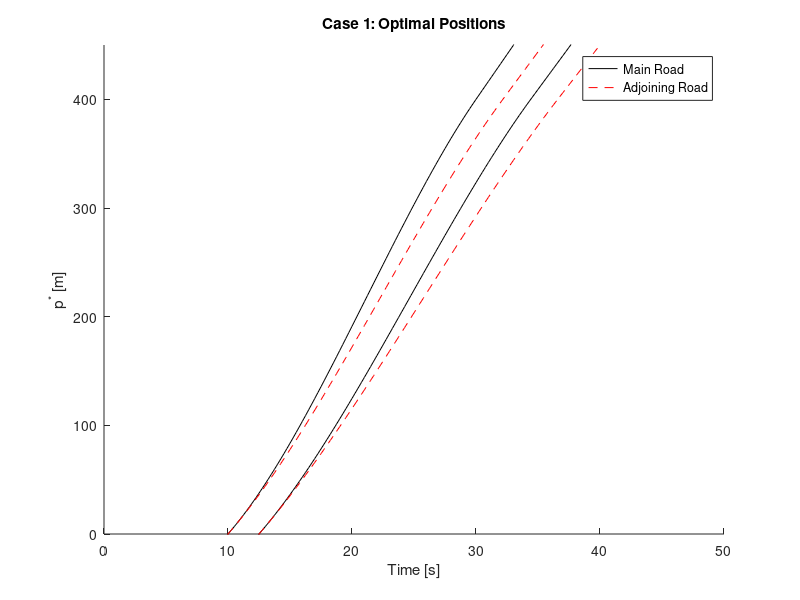
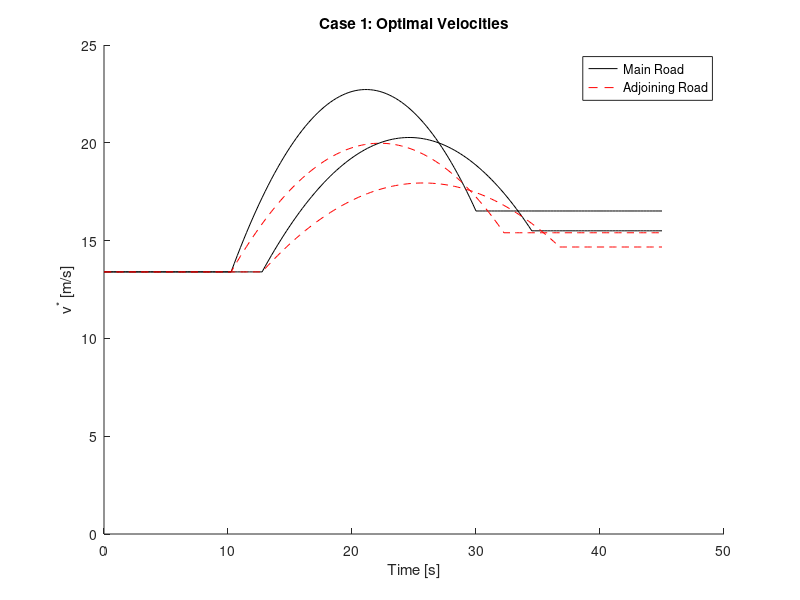
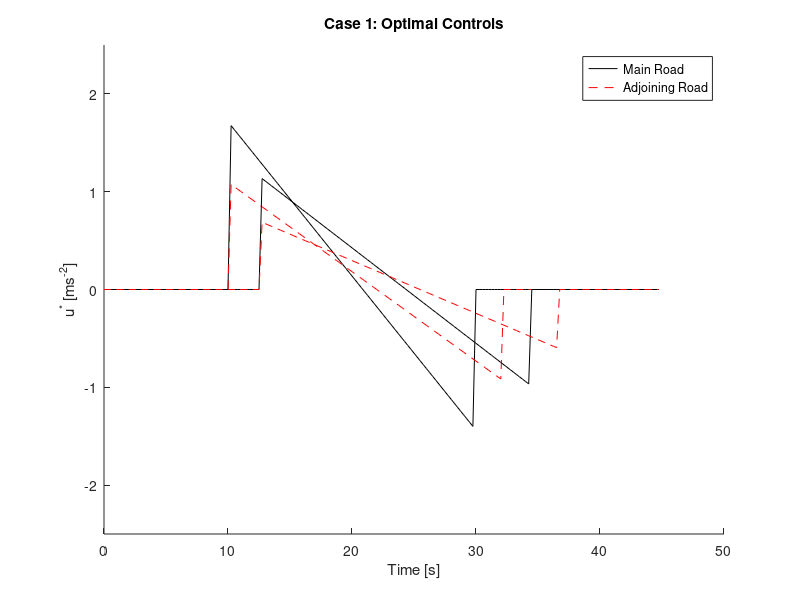

Recreate these plots in MATLAB, in order.
clear

L = 400; % length of control zone
S = 30; % length of merging zone
v0 = 13.4; % initial speed [m/s]
delta = 3; % minimum safe following distance [m]
t0 = [10 10 12.5 12.5]; % initial times [s]
cars = length(t0); % # cars
road = [1 0 1 0].'; % roads each car is on (1 = main road)
dt = 0.25; % time step [s]
tvec = 0:dt:45;

for j = 1:cars
    x0(j) = -t0(j)*v0; % initial positions [m]
    x{j}(:,1) = [x0(j);13.4]; % structure of states
end

for j = 1:cars
    if j == 1
        tf(j) = 22+t0(j); % Car 1 must pass through in time seconds
    else
        if road(j) == road(j-1) % if on same road as previous car
            tf(j) = tf(j-1) + delta/x{j}(2); % final time (rear collision con)
        else
            tf(j) = tf(j-1) + S/x{j}(2); % final time (lat collision con)
        end
    end
end

pf = L+S; % final position [m]
vf = v0; % final velocity [m/s]

%% Initialize

for j = 1:cars
    T = [0 0 0 1; 0 0 1 0;...
        tf(j)^3/6 tf(j)^2/2 tf(j) 1;...
        tf(j)^2/2 tf(j) 1 0];
    b{j}(:,1) = T\[x{j}(:,1); pf; vf];
end

%% Simulate

for j = 1:cars
    for i = 1:length(tvec)-1
        t = tvec(i+1);
        if ceil(x{j}(1,i)) < L && x{j}(1,i) >= 0 % if in ctrl zone
            x{j}(1,i+1) = b{j}(1,i)*t^3/6 + b{j}(2,i)*t^2/2 + b{j}(3,i)*t + b{j}(4,i); % position
            x{j}(2,i+1) = b{j}(1,i)*t^2/2 + b{j}(2,i)*t + b{j}(3,i); % veloc
            u{j}(i) = b{j}(1,i)*t + b{j}(2,i);
        else
            u{j}(i) = 0;
            x{j}(1,i+1) = x{j}(1,i) + dt*x{j}(2,i);
            x{j}(2,i+1) = x{j}(2,i);
        end
        T = [t^3/6 t^2/2 t 1; ...
            t^2/2 t 1 0; ...
            tf(j)^3/6 tf(j)^2/2 tf(j) 1; ...
            tf(j)^2/2 tf(j) 1 0];
        b{j}(:,i+1) = T\[x{j}(:,i+1); pf; vf];
    end
end

%% Plots

close all

figure(1) % Positions
hold all
for j = 1:cars
    if road(j) == 1
        col = '-k';
    else
        col = '--r';
    end
    plot(tvec,x{j}(1,:),col)
end
ylim([0 450])
legend('Main Road','Adjoining Road')
xlabel('Time [s]')
ylabel('p^* [m]')
title('Case 1: Optimal Positions')

figure(2)
hold all
for j = 1:cars
    if road(j) == 1
        col = '-k';
    else
        col = '--r';
    end
    plot(tvec,x{j}(2,:),col)
end
ylim([0 25])
legend('Main Road','Adjoining Road')
xlabel('Time [s]')
ylabel('v^* [m/s]')
title('Case 1: Optimal Velocities')

figure(3) % Controls
hold all
for j = 1:cars
    if road(j) == 1
        col = '-k';
    else
        col = '--r';
    end
    plot(tvec(1:length(u{j})),u{j},col)
end
title('Case 1: Optimal Controls')
legend('Main Road','Adjoining Road')
ylim([-2.5 2.5])
ylabel 'u^* [ms^{-2}]'
xlabel 'Time [s]'

%% Get Fuel Consumption

q0 = 0.1569;
q1 = 2.45*10^-2;
q2 = -7.415*10^-4;
q3 = 5.975*10^-5;
r0 = 0.07224;
r1 = 9.681*10^-2;
r2 = 1.075*10^-3;

fcruise = zeros(cars,length(u{j})); % fuel consumed at constant speed
facc = zeros(cars,length(t)); % fuel consumed due to acc
fv = zeros(cars,length(t)); % total fuel consumed
cost = zeros(cars,1); % total cost

for j=1:cars
    for i=1:length(u)
        ti = tvec(i);
        fcruise(j,i) = q0 + q1*x{j}(2,i) + q2*x{j}(2,i)^2 + q3*x{j}(2,i)^3;
        facc(j,i) = u{j}(i)*(r0 + r1*x{j}(2,i) + r2*x{j}(2,i)^2);
        fv(j,i) = fcruise(j,i) + facc(j,i);
    end
    cost(j) = sum(fv(j,:));
end
